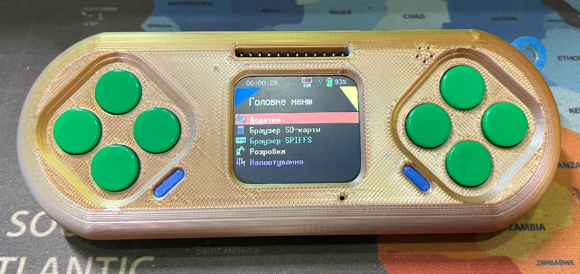
#> input picture img/menu.jpg, 580 x 274 px
$ python gif_resize.py ../img/menu.jpg
#> lines starting #> are read from the running program, lines starting #| are printed output that depends on the picture
#!/usr/bin/env python3
##################################################################################
#                                                                                #
## Resize (crop or letterbox) a GIF to fit the Lilka display.                   ##
## Default target is Lilka v2 in landscape: 280x240.                            ##
#                                                                                #
## Requires Pillow: pip install Pillow                                          ##
#                                                                                #
## Usage:                                                                       ##
##   tools/gif_resize.py input.gif                     -> input_280x240.gif     ##
##   tools/gif_resize.py input.gif -o out.gif --mode fit                        ##
##   tools/gif_resize.py input.gif --size 216x216                               ##
#                                                                                #
##################################################################################
import argparse
import sys
from pathlib import Path

try:
    from PIL import Image, ImageSequence
except ImportError:
    print("Error: Pillow is required, install it with: pip install Pillow")
    sys.exit(1)

LILKA_WIDTH = 280
LILKA_HEIGHT = 240

# AnimatedGIF on ESP32 limits canvas width to 320 px
GIF_MAX_WIDTH = 320


def parse_size(value):
    try:
        w, h = value.lower().split("x")
        return int(w), int(h)
    except ValueError:
        raise argparse.ArgumentTypeError(f"invalid size '{value}', expected WxH, e.g. 280x240")


def cover(frame, width, height):
    # Scale to fill the target and crop the overflow around the center
    scale = max(width / frame.width, height / frame.height)
    scaled = frame.resize((max(width, round(frame.width * scale)), max(height, round(frame.height * scale))), Image.LANCZOS)
    left = (scaled.width - width) // 2
    top = (scaled.height - height) // 2
    return scaled.crop((left, top, left + width, top + height))


def fit(frame, width, height, background):
    # Scale to fit inside the target and pad the rest with background color
    scale = min(width / frame.width, height / frame.height)
    scaled = frame.resize((max(1, round(frame.width * scale)), max(1, round(frame.height * scale))), Image.LANCZOS)
    canvas = Image.new("RGBA", (width, height), background)
    canvas.paste(scaled, ((width - scaled.width) // 2, (height - scaled.height) // 2), scaled)
    return canvas


def crop(frame, width, height, background):
    # No scaling, just cut the center (or pad if the source is smaller)
    canvas = Image.new("RGBA", (width, height), background)
    canvas.paste(frame, ((width - frame.width) // 2, (height - frame.height) // 2), frame)
    return canvas


def main():
    parser = argparse.ArgumentParser(description="Resize a GIF to the Lilka display size")
    parser.add_argument("input", type=Path, help="source GIF")
    parser.add_argument("-o", "--output", type=Path, help="output GIF (default: <input>_<W>x<H>.gif)")
    parser.add_argument(
        "-s",
        "--size",
        type=parse_size,
        default=(LILKA_WIDTH, LILKA_HEIGHT),
        help=f"target size WxH (default: {LILKA_WIDTH}x{LILKA_HEIGHT})",
    )
    parser.add_argument(
        "-m",
        "--mode",
        choices=["cover", "fit", "crop"],
        default="cover",
        help="cover: scale and crop to fill (default), fit: scale and letterbox, crop: cut center without scaling",
    )
    parser.add_argument("-b", "--background", default="black", help="letterbox color for fit/crop (default: black)")
    parser.add_argument("--colors", type=int, default=256, help="palette size per frame, 2..256 (default: 256)")
    parser.add_argument("--skip", type=int, default=1, help="keep every N-th frame to reduce file size (default: 1)")
    args = parser.parse_args()

    width, height = args.size
    if width > GIF_MAX_WIDTH:
        print(f"Warning: width {width} exceeds AnimatedGIF limit of {GIF_MAX_WIDTH} px, Lilka won't open it")
    if not 2 <= args.colors <= 256:
        parser.error("--colors must be in range 2..256")
    if args.skip < 1:
        parser.error("--skip must be >= 1")

    output = args.output or args.input.with_name(f"{args.input.stem}_{width}x{height}.gif")

    with Image.open(args.input) as src:
#> src is the input picture: PIL image 580x274 RGB; mean R, G, B 131.2, 136.6, 113.3
        loop = src.info.get("loop", 0)
#> loop = 0
        frames = []
        durations = []
        pending_duration = 0
        for index, frame in enumerate(ImageSequence.Iterator(src)):
            # Pillow composites GIF frames with disposal applied, so each frame is a full image
            pending_duration += frame.info.get("duration", 100)
            if index % args.skip != 0:
                continue
            rgba = frame.convert("RGBA")
            if args.mode == "cover":
                out = cover(rgba, width, height)
            elif args.mode == "fit":
                out = fit(rgba, width, height, args.background)
            else:
                out = crop(rgba, width, height, args.background)
            frames.append(out.convert("RGB").quantize(colors=args.colors, method=Image.MEDIANCUT, dither=Image.FLOYDSTEINBERG))
            durations.append(pending_duration)
            pending_duration = 0
#> this loop made 1 pass
#> (left in cover, top in cover) on pass 1: (114, 0)
#> pass 1, in cover, `scaled = frame.resize((max(width, round(frame.width * scale)), max(hei..`:
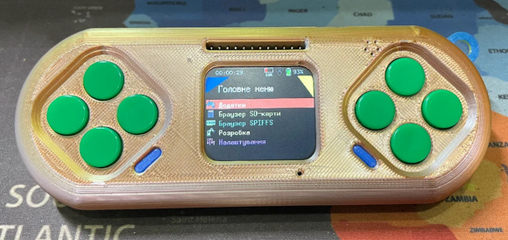
#> scaled: PIL image 508x240 RGBA; mean R, G, B, A 131.2, 136.6, 113.3, 255
#> pass 1, in main, `out = cover(rgba, width, height)`:
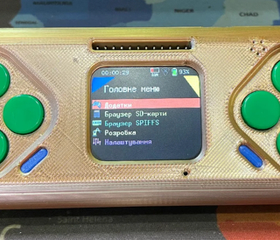
#> out: PIL image 280x240 RGBA; mean R, G, B, A 132.9, 134.6, 115.7, 255
#> after the loop, durations = [100]; frames = 1 item

        if not frames:
            print("Error: no frames found")
            sys.exit(1)
        # Frames dropped after the last kept one still contribute to its duration
        durations[-1] += pending_duration

    frames[0].save(
        output,
        save_all=True,
        append_images=frames[1:],
        duration=durations,
        loop=loop,
        optimize=True,
        disposal=1,
    )
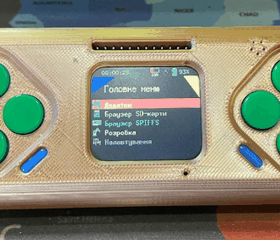
#> saved as menu_280x240.gif: PIL image 280x240 P; mean R, G, B 132.8, 134.3, 115.7
#> (the run stopped early here; a loop or call above may not have finished)
